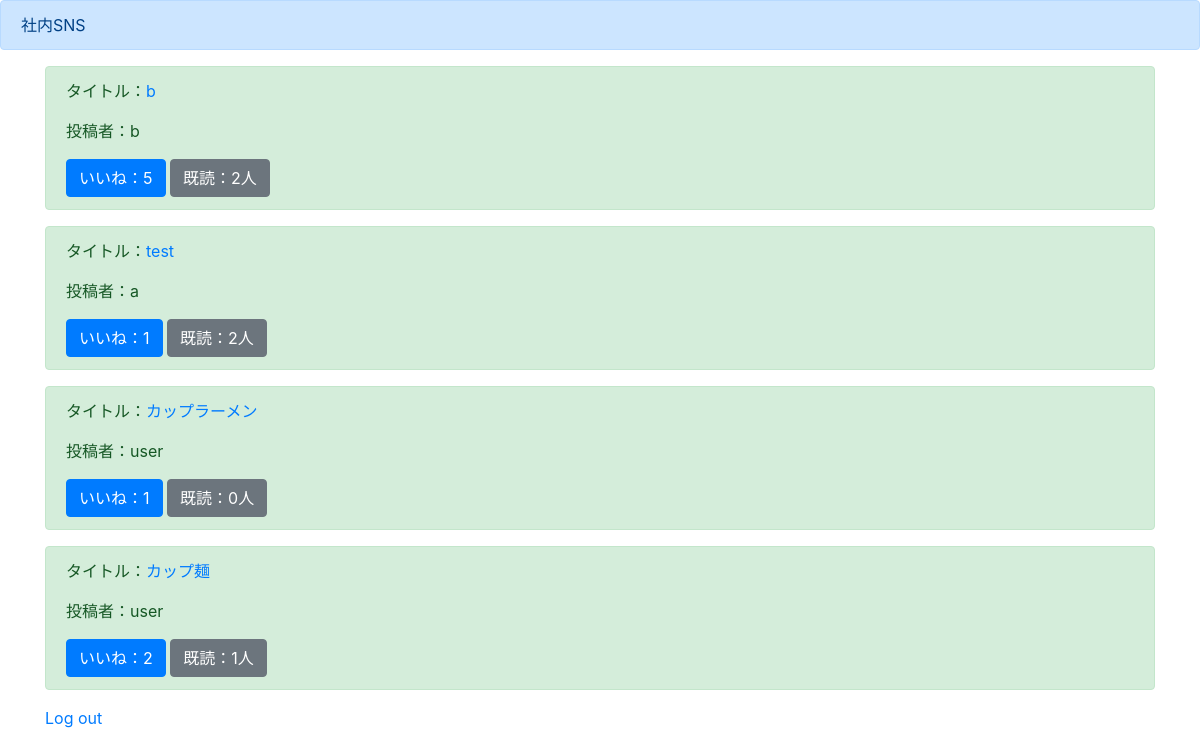
The app's page /list/ (signed in) with its own data.
### boardapp/models.py (models this page shows)
class BoardModel(models.Model):
  title = models.CharField(max_length=100)
  content = models.TextField()
  author = models.CharField(max_length=100)
  images = models.ImageField(upload_to='')
  good = models.IntegerField(null=True, blank=True, default=0)
  read = models.IntegerField(null=True, blank=True, default=0)
  readtext = models.CharField(max_length=500, null=True, blank=True, default='default')

### boardapp/views.py (the view)
# urls.py: path('list/', listfunc, name='list'),
@login_required
def listfunc(request):
  object_list = BoardModel.objects.all()
  return render(request, 'list.html', {'object_list':object_list})

### templates/list.html (shortened to what this page needs)
{% extends 'base.html' %}
{% block header %}
<div class="alert alert-primary" role="alert">
  社内SNS
</div>
{% endblock header %}
{% block content %}
<div class='container'>
  {% for item in object_list %}
    <div class="alert alert-success" role="alert">
      <p>タイトル：<a href="{% url 'detail' item.pk %}">{{ item.title }}</a></p>
      <p>投稿者：{{ item.author }}</p>
      <a href="#" class="btn btn-primary" role="button" aria-pressed="true">いいね：{{ item.good }}</a>
      <a href="#" class="btn btn-secondary" role="button" aria-pressed="true">既読：{{ item.read }}人</a>
    </div>
  {% endfor %}
  <a href="{% url 'logout' %}">Log out</a>
</div>
{% endblock content %}

### records on screen
BoardModel: title "b", author "b", good "5", read "2"
BoardModel: title "test", author "a", good "1", read "2"
BoardModel: title "カップラーメン", author "user", good "1", read "0"
BoardModel: title "カップ麺", author "user", good "2", read "1"
